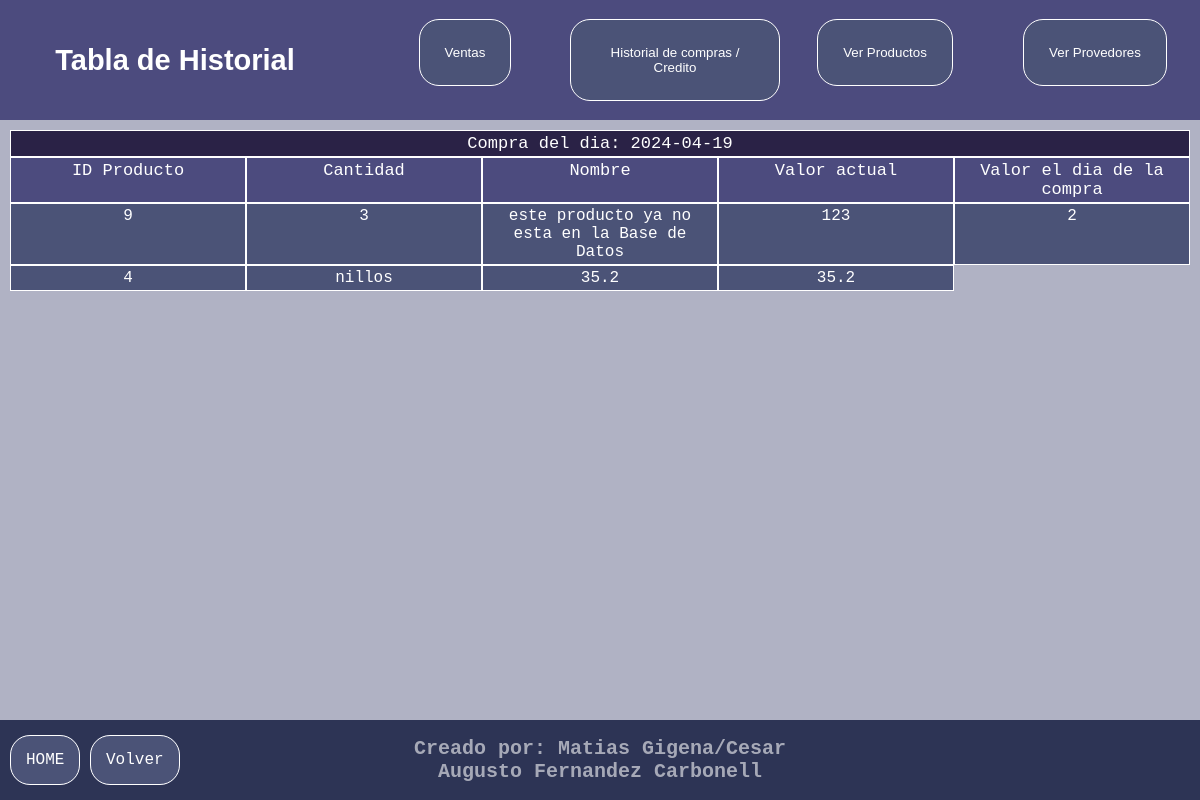
/gestion/historialCliente.php (signed in), run on the app's committed database.
### tables this page shows
CREATE TABLE `historial` (
  `id` int(11) NOT NULL,
  `cliente` varchar(20) NOT NULL,
  `compania` varchar(40) NOT NULL,
  `recurrente` tinyint(1) NOT NULL,
  `datos` mediumtext NOT NULL,
  `fecha` date NOT NULL
);

CREATE TABLE `productos` (
  `id` int(11) NOT NULL,
  `codigoProducto` int(10) DEFAULT NULL,
  `nombre` varchar(150) NOT NULL,
  `cantidadMinima` int(10) DEFAULT NULL,
  `cantidad` int(50) NOT NULL,
  `divisible` float NOT NULL,
  `imagen` varchar(50) NOT NULL,
  `valor` float NOT NULL,
  `multiplicador` int(10) DEFAULT NULL,
  `tipo` varchar(20) DEFAULT NULL,
  `provedor` varchar(50) NOT NULL,
  `obs` varchar(20) DEFAULT NULL
);

### gestion/historialCliente.php (the view, shortened to what this page needs)
<!DOCTYPE html>
<html lang="en">
<head>
    <link rel="stylesheet" type="text/css" href="../css/colors.css">
    <link rel="stylesheet" type="text/css" href="../css/index.css">
    <link rel="stylesheet" type="text/css" href="../css/header.css">
    <link rel="stylesheet" type="text/css" href="../css/footer.css">
    <link rel="stylesheet" type="text/css" href="../css/tablaProdProv.css">
</head>
<body>
<header>
    <div id="usuario">
    <?php
        if(empty($_SESSION["usuario"])){
            header("Location: iniciarSesion.php");
        }
        else{
            echo "<h2>Tabla de Historial</h2>";
        }
    ?>
    </div>
    <div id="botonera">
        <form action="ventas.php" method="post">
            <button class="boton" type="submit">Ventas</button>
        </form>
        <form action="credito.php" method="post">
            <button class="boton" type="submit">Historial de compras / Credito</button>
        </form>
        <form action="productos.php" method="post">
            <button class="boton" type="submit">Ver Productos</button>
        </form>
        <form action="provedores.php" method="post">
            <button class="boton" type="submit">Ver Provedores</button>
        </form>
    </div>
    </header>
    <section id="contenedor">
        <?php
        include('conexion.php');
        $dni = $_POST['dni'];
        $sql = "SELECT * FROM historial WHERE cliente = '".$dni."'";
        $resultado = mysqli_query($conexion,$sql);
        echo "<div id='tablaHistorialCredito'>";
        if (mysqli_num_rows($resultado)> 0) {
        while ($datosHistorial = mysqli_fetch_assoc($resultado)) {
                echo "<div class='boxGrid boxHed boxTitle'>Compra del dia: ".$datosHistorial['fecha']."</div>";
                echo "<div class='boxGrid boxHed'>ID Producto</div>";
                echo "<div class='boxGrid boxHed'>Cantidad</div>";
                echo "<div class='boxGrid boxHed'>Nombre</div>";
                echo "<div class='boxGrid boxHed'>Valor actual</div>";
                echo "<div class='boxGrid boxHed'>Valor el dia de la compra</div>";
                $compra = unserialize($datosHistorial['datos']);
                $limite = sizeof($compra);
                for ($i=0; $i < $limite ; $i++) {
                    $consultaNombre = "SELECT * FROM PRODUCTOS WHERE id = ".$compra[$i]['id'];
                    $resultadoSelect = mysqli_query($conexion,$consultaNombre);
                    echo "<div class='boxGrid'>".$compra[$i]['id']."</div>";
                    echo "<div class='boxGrid'>".$compra[$i]['cantidad']."</div>";
                    if (mysqli_num_rows($resultadoSelect)>0) {
                        $arreglo = mysqli_fetch_assoc($resultadoSelect);
                        echo "<div class='boxGrid'>".$arreglo['nombre']."</div>";
                        echo "<div class='boxGrid'>".$arreglo['valor']."</div>";
                    } else {
                        echo "<div class='boxGrid'>este producto ya no esta en la Base de Datos</div>";
                    }
                    echo "<div class='boxGrid'>".$compra[$i]['valor']."</div>";
                }
            }
            echo "</div>";
        } else {
            echo "<div>sin compras</div>";
        }
        ?>
    </section>
    <footer>
    <div id='regresoFoot'>
                <a href='../index.php' class='vuelta'>HOME</a>
                <a href='../gestion/credito.php' class='vuelta'>Volver</a>
            </div>
            <div id='marcaDagua'>
                <h4>Creado por: Matias Gigena/Cesar Augusto Fernandez Carbonell</h4>
            </div>
     </footer>
</body>
</html>

### css/colors.css (style rules this page uses)
:root { --bg-color:#b0b2c4; --bg-secondary-color:#2d3455; --primary-color:#5c69ac; --secondary-color:#44528b; --header-bg:#4c4b7e; --header-letter:#ffffff; --letter-hover:#2f73da; --bt-letter:#ffffff; --bt-bg:#4b5377; }

### css/index.css (style rules this page uses)
* { margin: 0px; padding: 0px; }
body { font-family: monospace; font-size: 16px; background-color: var(--bg-color); }

### css/header.css (style rules this page uses)
header { font-family:Verdana, Geneva, Tahoma, sans-serif; background-color:var(--header-bg); top: 0; position: sticky; z-index: 10; height: 120px; display: flex; justify-content: center; align-items: center; }
#usuario h2 { vertical-align: middle; font-size: 29px; text-align: center; color: var(--header-letter); width: 350px; }
#botonera { margin-left: 10px; display: grid; justify-items: center; grid-template-columns: repeat(4,1fr); }
.boton { cursor: pointer; border-radius: 20px; border: 1px solid rgb(255, 255, 255); background-color: var(--bt-bg); color: var(--bt-letter); padding: 25px; }

### css/footer.css (style rules this page uses)
footer { background-color: var(--bg-secondary-color); height: 80px; position: absolute; bottom: 0; width: 100%; display: grid; grid-template-columns: 1fr 1fr 1fr; justify-content: center; align-items: center; }
#regresoFoot { margin-left: 10px; }
#regresoFoot a { border-radius: 20px; text-decoration: none; color: var(--bt-letter); padding: 15px; border: 1px solid rgb(255, 255, 255); background-color: var(--bt-bg); }
#marcaDagua { color: rgba(255, 255, 255, 0.582); font-size: 20px; text-align: center; }

### css/tablaProdProv.css (style rules this page uses)
#contenedor { justify-items: space-around; display: flex; align-items: top; }
#tablaHistorialCredito { display: grid; grid-template-columns: repeat(5,1fr); overflow: auto; width: 100%; margin: 10px; max-height: 40vh; }
.boxGrid { text-align: center; border: 1px solid var(--bt-letter); background-color: var(--bt-bg); padding: 3px; color: white; }
.boxHed { font-size: 17px; background-color: var(--header-bg); }
.boxTitle { grid-column: span 5; background-color:rgb(42, 34, 70); }

### data on the page
historial: fecha "2024-04-19", datos "9", datos "3", datos "123", datos "2", datos "4", productos.nombre "nillos", productos.valor "35.2", datos "35.2"
